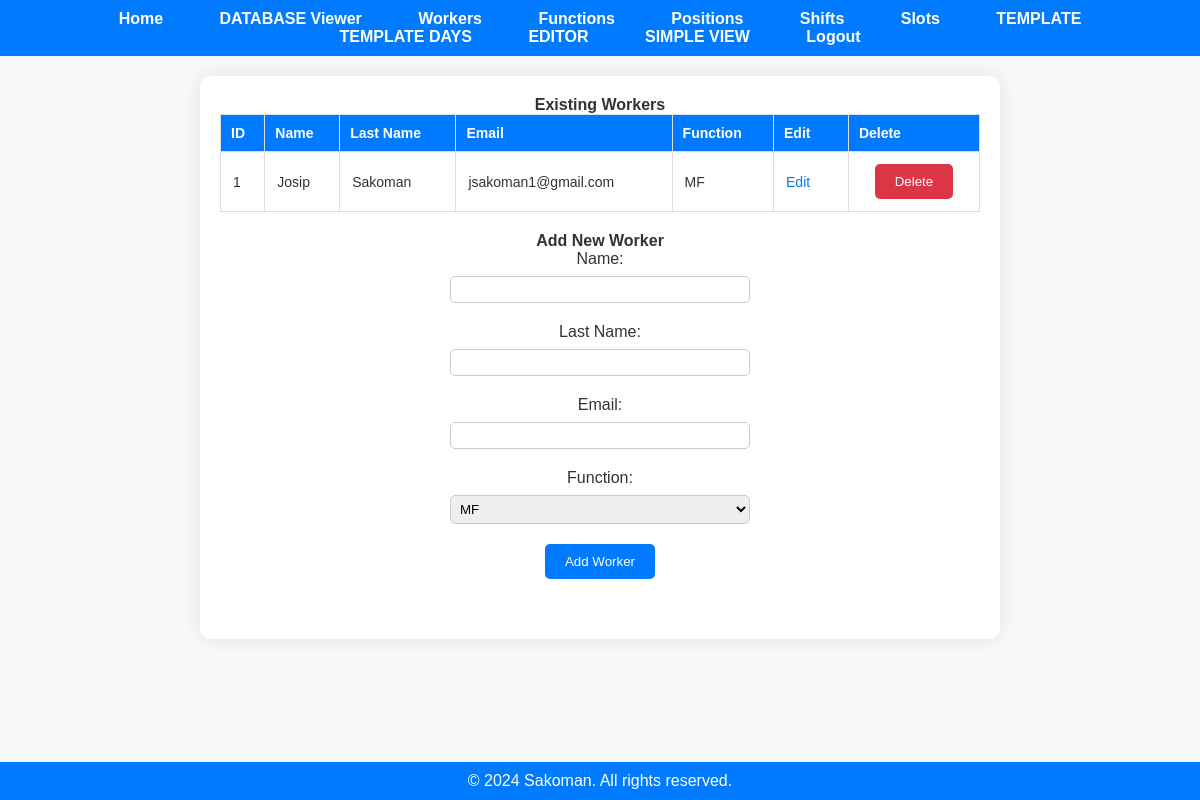
Page /workers (signed in) on the earlier database version.
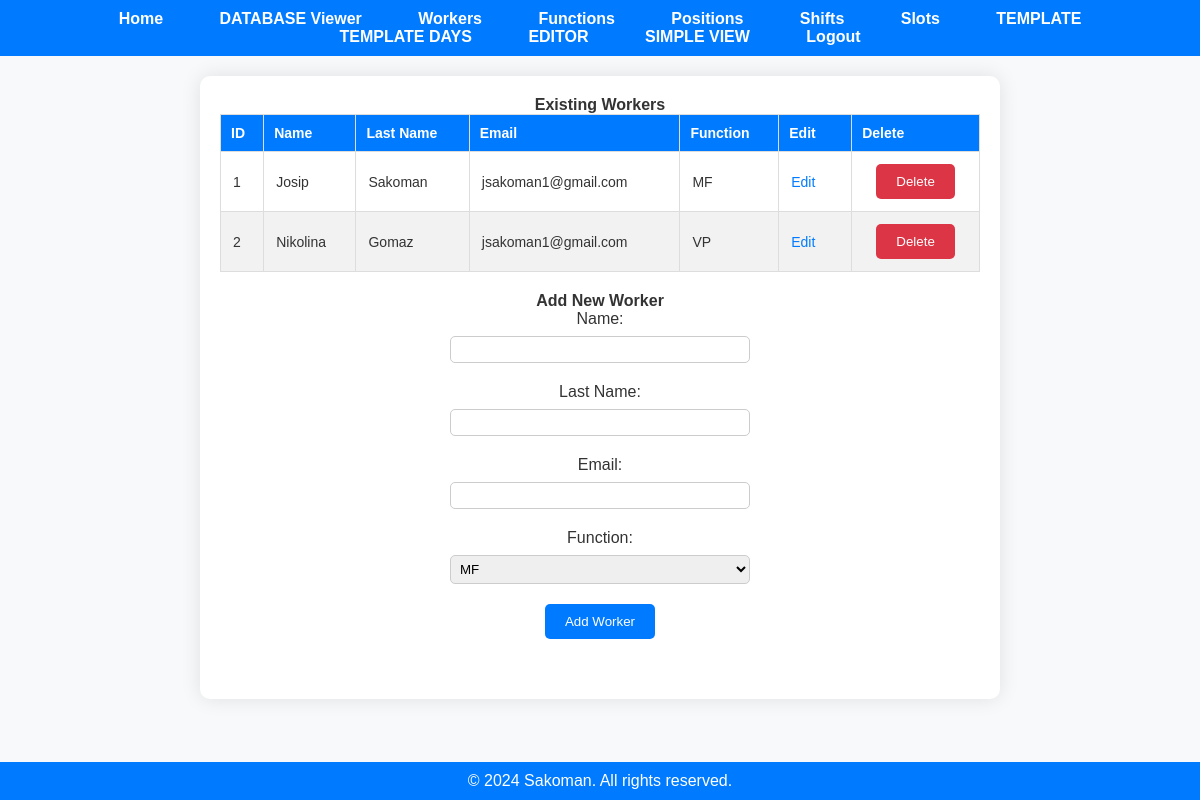
Same page on the later database version.
### app.py (models this page shows, shortened)
class Worker(db.Model):
    worker_id = db.Column(db.Integer, primary_key=True)
    name = db.Column(db.String(50), nullable=False)
    last_name = db.Column(db.String(50), nullable=False)
    email = db.Column(db.String(120), nullable=False)
    function_id = db.Column(db.Integer, db.ForeignKey('function.function_id'), nullable=False)
    user_id = db.Column(db.Integer, db.ForeignKey('user.id'), nullable=False)
    user = db.relationship('User', backref=db.backref('workers', lazy=True))
    function = db.relationship('Function', back_populates='workers')

### app.py (the view)
@app.route('/workers')
@employer_required
def display_workers():
    if 'user_id' not in session:
        flash('You must be logged in to view this page.', 'error')
        return redirect(url_for('login'))
    user_id = session['user_id']
    workers = fetch_all(user_id, 'Worker')
    functions = fetch_all(user_id, 'Function')
    function_names = {function.function_id: function.name for function in functions}
    for worker in workers:
        worker.function_name = function_names.get(worker.function_id, 'N/A')
    return render_template('workers.html', workers=workers, functions=functions)

### app.py (called while the page is built)
@login_manager.user_loader
def load_user(user_id):
    return User.query.get(int(user_id))

def employer_required(func):
    @wraps(func)
    def decorated_function(*args, **kwargs):
        if not current_user.is_authenticated:
            flash('You must be logged in to view this page.', 'error')
            return redirect(url_for('login'))
        if current_user.role != 'employer':
            flash('You do not have permission to view this page.', 'error')
            return redirect('/')
        return func(*args, **kwargs)
    return decorated_function

def fetch_all(user_id, table_name):
    if table_name not in ['Worker', 'Function', 'Position', 'Shift', 'Slot', 'Year_Days', 'Schedule']:
        return None
    table_class = globals()[table_name]
    items = table_class.query.filter_by(user_id=user_id).all()
    return items

### templates/workers.html (shortened to what this page needs)
<!DOCTYPE html>
<html lang="en">
<head>
    <link rel="stylesheet" href="{{ url_for('static', filename='styles.css') }}">
</head>
<body>
    {% include 'navbar.html' %}
    <div class="container">
        <div class="existing-workers-section">
            <h2>Existing Workers</h2>
            {% if workers %}
                <table class="data-table">
                    <thead>
                        <tr>
                            <th>ID</th>
                            <th>Name</th>
                            <th>Last Name</th>
                            <th>Email</th>
                            <th>Function</th>
                            <th>Edit</th>
                            <th>Delete</th>
                        </tr>
                    </thead>
                    <tbody>
                        {% for worker in workers %}
                            <tr>
                                <td>{{ worker['worker_id'] }}</td>
                                <td>{{ worker['name'] }}</td>
                                <td>{{ worker['last_name'] }}</td>
                                <td>{{ worker['email'] }}</td>
                                <td>{{ worker['function_name'] }}</td>
                                <td>
                                    <a href="/edit/Worker/{{ worker['worker_id'] }}" class="action-link">Edit</a>
                                </td>
                                <td>
                                    <form action="/delete/Worker/{{ worker['worker_id'] }}" method="post">
                                        <button type="submit" class="delete-button">Delete</button>
                                    </form>
                                </td>
                            </tr>
                        {% endfor %}
                    </tbody>
                </table>
            {% else %}
                <p>No data available.</p>
            {% endif %}
        </div>
        <div class="add-item-section">
            <h2>Add New Worker</h2>
            <form action="/add/Worker" method="post" class="add-form">
                <label for="name">Name:</label>
                <input type="text" id="name" name="name" required>
                <label for="last_name">Last Name:</label>
                <input type="text" id="last_name" name="last_name">
                <label for="email">Email:</label>
                <input type="email" id="email" name="email">
                <label for="function_id">Function:</label>
                <select id="function_id" name="function_id">
                    {% for function in functions %}
                        <option value="{{ function['function_id'] }}">{{ function['name'] }}</option>
                    {% endfor %}
                </select>
                <button type="submit" class="add-button">Add Worker</button>
            </form>
        </div>
    </div>
    <div class="footer">
        &copy; 2024 Sakoman. All rights reserved.
    </div>
</body>
</html>

Differences in the rows shown:
added Worker: worker_id "2", name "Nikolina", last_name "Gomaz", email "jsakoman1@gmail.com", function_name "VP"
